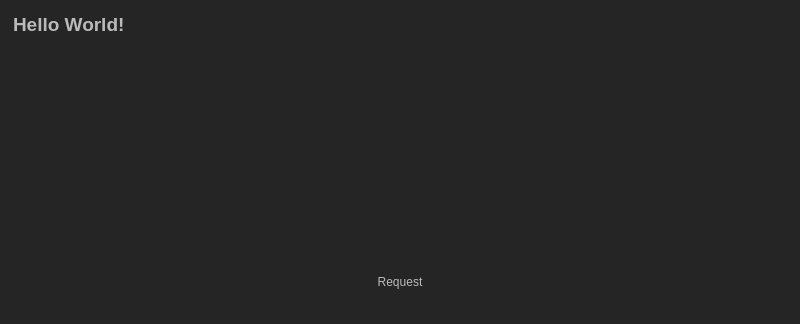
<?xml version="1.0" encoding="UTF-8"?>
<ui version="4.0">
 <class>MainWindow</class>
 <widget class="QMainWindow" name="MainWindow">
  <property name="geometry">
   <rect>
    <x>0</x>
    <y>0</y>
    <width>800</width>
    <height>324</height>
   </rect>
  </property>
  <property name="font">
   <font>
    <family>Consolas</family>
    <pointsize>10</pointsize>
    <weight>50</weight>
    <italic>false</italic>
    <bold>false</bold>
   </font>
  </property>
  <property name="windowTitle">
   <string>Murmur Space Client</string>
  </property>
  <property name="windowIcon">
   <iconset resource="res.qrc">
    <normaloff>:/icons/res/m.png</normaloff>:/icons/res/m.png</iconset>
  </property>
  <property name="styleSheet">
   <string notr="true">color: rgb(186, 186, 186);
font: 10pt &quot;Consolas&quot;;
background-color: rgb(37, 37, 37);</string>
  </property>
  <widget class="QWidget" name="centralwidget">
   <layout class="QGridLayout" name="gridLayout">
    <item row="0" column="0">
     <layout class="QGridLayout" name="gridLayout_center">
      <item row="0" column="0">
       <widget class="QTextBrowser" name="textBrowser_info">
        <property name="frameShape">
         <enum>QFrame::NoFrame</enum>
        </property>
        <property name="frameShadow">
         <enum>QFrame::Plain</enum>
        </property>
        <property name="lineWidth">
         <number>0</number>
        </property>
        <property name="html">
         <string>&lt;!DOCTYPE HTML PUBLIC &quot;-//W3C//DTD HTML 4.0//EN&quot; &quot;http://www.w3.org/TR/REC-html40/strict.dtd&quot;&gt;
&lt;html&gt;&lt;head&gt;&lt;meta name=&quot;qrichtext&quot; content=&quot;1&quot; /&gt;&lt;style type=&quot;text/css&quot;&gt;
p, li { white-space: pre-wrap; }
&lt;/style&gt;&lt;/head&gt;&lt;body style=&quot; font-family:'Consolas'; font-size:10pt; font-weight:400; font-style:normal;&quot;&gt;
&lt;p style=&quot; margin-top:0px; margin-bottom:0px; margin-left:0px; margin-right:0px; -qt-block-indent:0; text-indent:0px;&quot;&gt;&lt;span style=&quot; font-family:'Ubuntu'; font-size:14pt; font-weight:600;&quot;&gt;Hello World!&lt;/span&gt;&lt;/p&gt;&lt;/body&gt;&lt;/html&gt;</string>
        </property>
       </widget>
      </item>
      <item row="1" column="0">
       <widget class="QPushButton" name="pushButton_request">
        <property name="text">
         <string>Request</string>
        </property>
        <property name="flat">
         <bool>true</bool>
        </property>
       </widget>
      </item>
     </layout>
    </item>
   </layout>
  </widget>
  <widget class="QMenuBar" name="menubar">
   <property name="geometry">
    <rect>
     <x>0</x>
     <y>0</y>
     <width>800</width>
     <height>23</height>
    </rect>
   </property>
  </widget>
  <widget class="QStatusBar" name="statusbar"/>
 </widget>
 <resources>
  <include location="res.qrc"/>
 </resources>
 <connections/>
</ui>
